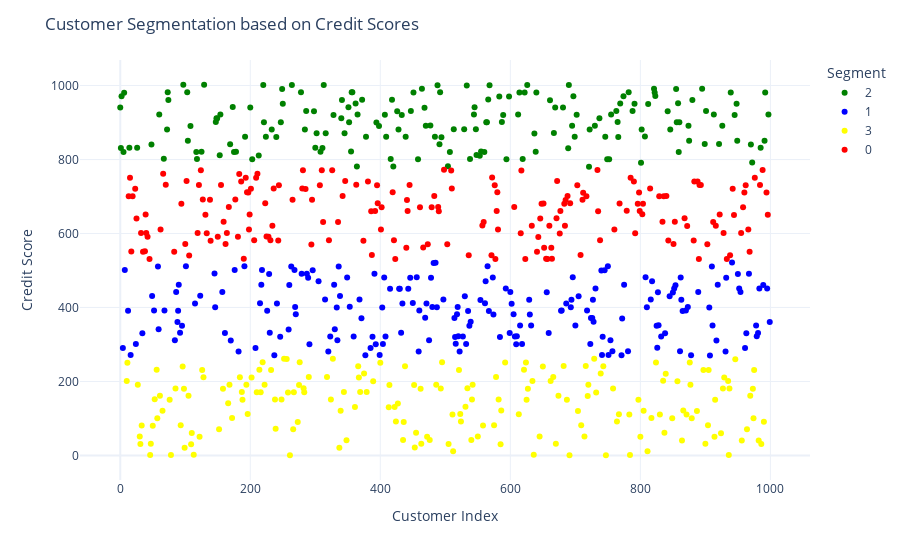

Here is the notebook cell this chart was saved with:
### Code cell
df['Segment'] = df['Segment'].astype('category')

fig = px.scatter(df,x=df.index, y="Credit Score", color='Segment',
                color_discrete_sequence=['green', 'blue', 'yellow', 'red'])

fig.update_layout(xaxis_title = "Customer Index",
                 yaxis_title = "Credit Score",
                 title = "Customer Segmentation based on Credit Scores"
                 )
fig.show()

### Figure 1 — Plotly figure (JSON) as saved in the notebook; plotly's stock layout.template omitted (floating-point values rounded to 4 significant figures; data arrays with more than 128 entries replaced by an {"elided": "..."} marker saying what was removed)
{"data": [{"hovertemplate": "Segment=2<br>index=%{x}<br>Credit Score=%{y}<extra></extra>", "legendgroup": "2", "marker": {"color": "green", "symbol": "circle"}, "mode": "markers", "name": "2", "orientation": "v", "showlegend": true, "type": "scatter", "x": {"elided": "179 int values"}, "xaxis": "x", "y": {"elided": "179 float values"}, "yaxis": "y"}, {"hovertemplate": "Segment=1<br>index=%{x}<br>Credit Score=%{y}<extra></extra>", "legendgroup": "1", "marker": {"color": "blue", "symbol": "circle"}, "mode": "markers", "name": "1", "orientation": "v", "showlegend": true, "type": "scatter", "x": {"elided": "202 int values"}, "xaxis": "x", "y": {"elided": "202 float values"}, "yaxis": "y"}, {"hovertemplate": "Segment=3<br>index=%{x}<br>Credit Score=%{y}<extra></extra>", "legendgroup": "3", "marker": {"color": "yellow", "symbol": "circle"}, "mode": "markers", "name": "3", "orientation": "v", "showlegend": true, "type": "scatter", "x": {"elided": "185 int values"}, "xaxis": "x", "y": {"elided": "185 float values"}, "yaxis": "y"}, {"hovertemplate": "Segment=0<br>index=%{x}<br>Credit Score=%{y}<extra></extra>", "legendgroup": "0", "marker": {"color": "red", "symbol": "circle"}, "mode": "markers", "name": "0", "orientation": "v", "showlegend": true, "type": "scatter", "x": {"elided": "189 int values"}, "xaxis": "x", "y": {"elided": "189 float values"}, "yaxis": "y"}], "layout": {"legend": {"title": {"text": "Segment"}, "tracegroupgap": 0}, "margin": {"t": 60}, "title": {"text": "Customer Segmentation based on Credit Scores"}, "xaxis": {"anchor": "y", "domain": [0, 1], "title": {"text": "Customer Index"}}, "yaxis": {"anchor": "x", "domain": [0, 1], "title": {"text": "Credit Score"}}}}
